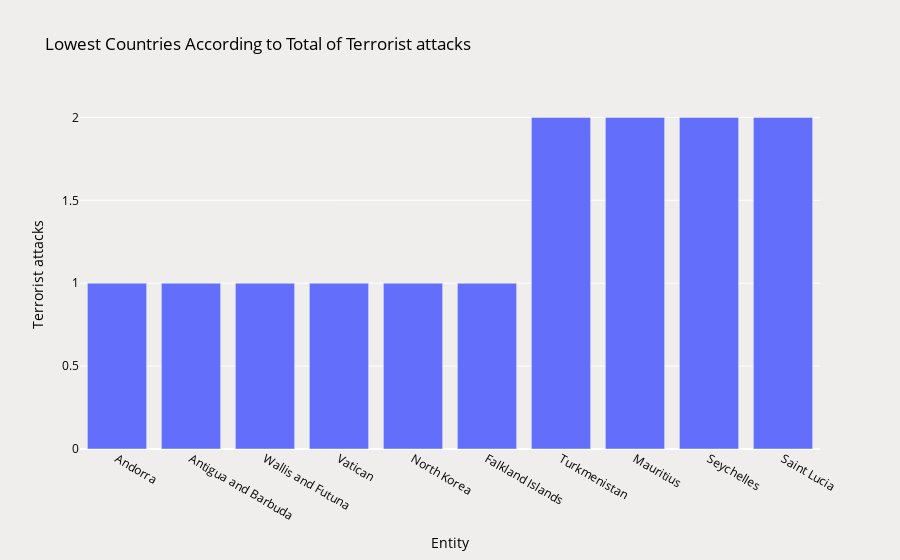

Write notebook code for a chart like this one.
### Code cell
# Lowest Countries According to Total of Terrorist attacks

char_bar = df_country.groupby(['Entity'])[['Terrorist attacks']].sum().reset_index()
char_bar = char_bar.sort_values(by=("Terrorist attacks"), ascending=True)

top = char_bar.head(10)
fig = go.Figure()
fig.add_trace(go.Bar(x=top['Entity'], y=top["Terrorist attacks"]))

fig.update_layout(title='Lowest Countries According to Total of Terrorist attacks',
                          xaxis_title='Entity',
                          yaxis_title= "Terrorist attacks",
                          plot_bgcolor='#F0EEED',
                          paper_bgcolor='#F0EEED',
                          font=dict(color='black'))

pyo.init_notebook_mode(connected=True)
pyo.iplot(fig)

### Figure 1 — Plotly figure (JSON) as saved in the notebook; plotly's stock layout.template omitted (floating-point values rounded to 4 significant figures)
{"data": [{"x": ["Andorra", "Antigua and Barbuda", "Wallis and Futuna", "Vatican", "North Korea", "Falkland Islands", "Turkmenistan", "Mauritius", "Seychelles", "Saint Lucia"], "y": [1, 1, 1, 1, 1, 1, 2, 2, 2, 2], "type": "bar"}], "layout": {"font": {"color": "black"}, "paper_bgcolor": "#F0EEED", "plot_bgcolor": "#F0EEED", "title": {"text": "Lowest Countries According to Total of Terrorist attacks"}, "xaxis": {"title": {"text": "Entity"}}, "yaxis": {"title": {"text": "Terrorist attacks"}}}}
